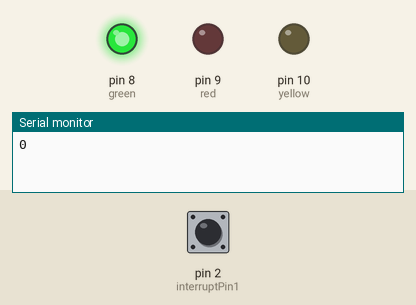
The sketch below on a simulated Arduino Uno, built with avr-gcc and run on an emulated ATmega328P. Shown: output pins drawn as LEDs (lit = HIGH), the last lines printed to the serial monitor. Inputs (shaded band) come from the test bench; at power-on: pin 2 (interruptPin1) HIGH.

Above: at 0.5 s.
At 1.5 s:
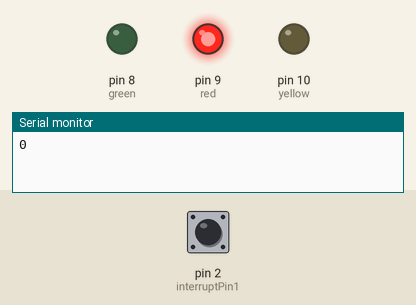
At 5.5 s:
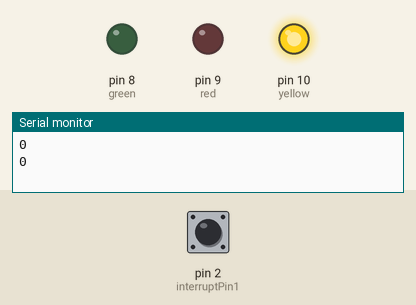
Timing chart, 0 to 6.9 s (numbered marks = the images above):
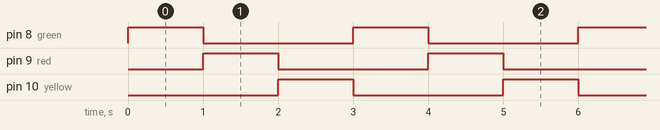

The sketch:

sketch_jul23a.ino
```cpp
int interruptPin1 = 2;
int green = 8;
int red = 9;
int yellow = 10;
int red2 = 11;
boolean state1 = false;

void setup() {
  Serial.begin(9600);
  // initialize digital pin LED_BUILTIN as an output.
  pinMode(green, OUTPUT);
  pinMode(red, OUTPUT);
  pinMode(yellow, OUTPUT);
  pinMode(interruptPin1, INPUT_PULLUP);
  attachInterrupt(digitalPinToInterrupt(interruptPin1), exchange1, FALLING
  );
}

// the loop function runs over and over again forever
void loop() {

    Serial.println(state1);
    digitalWrite(green, HIGH);
    digitalWrite(red, LOW);
    digitalWrite(yellow, LOW);
    delay(1000);
    digitalWrite(green, LOW);
    digitalWrite(red, HIGH);
    digitalWrite(yellow, LOW);
    delay(1000);
    digitalWrite(green, LOW);
    digitalWrite(red, LOW);
    digitalWrite(yellow, HIGH);
    delay(1000);

}

void exchange1() {
  if(state1 == true) {
    digitalWrite(red2, HIGH);
    state1 = false;
  } else {
    digitalWrite(red2, LOW);
    state1 = true;
  }
}
```

Measured:
- by itself, pin 8 (green), pin 9 (red), pin 10 (yellow): alternates HIGH for 1.0 s and LOW for 2.0 s
- by itself, everything shown: repeats every 3.0 s, in 3 steps
